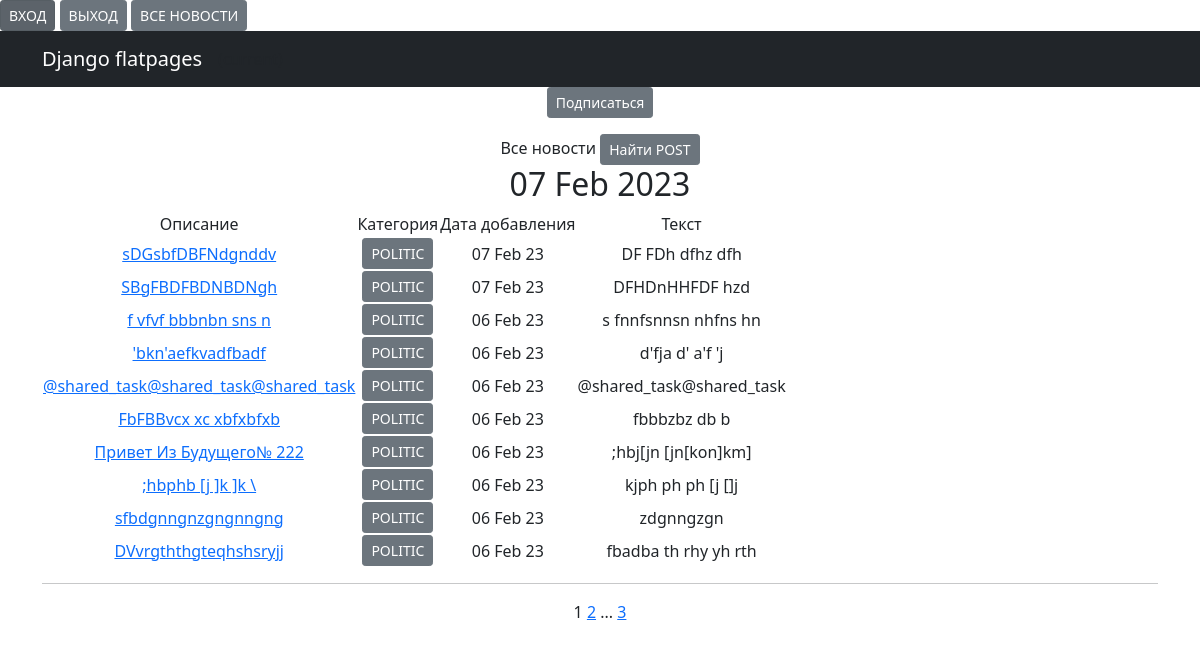
Page /news/categories/2 on the earlier database version.
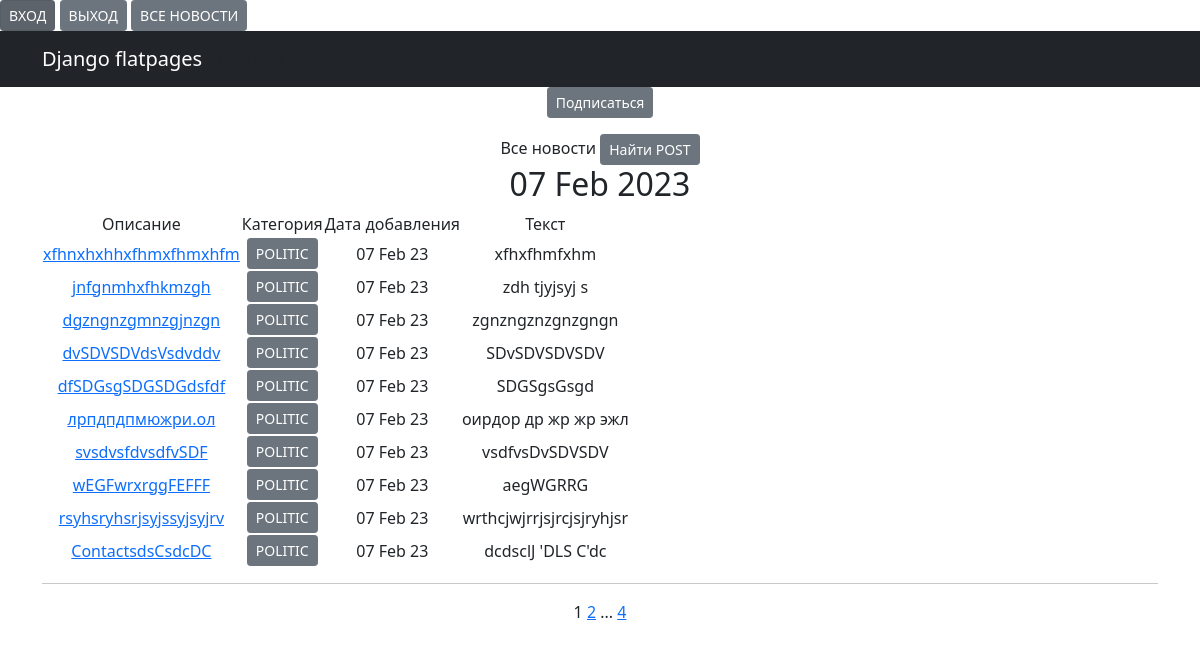
Same page on the later database version.
### news/models.py (models this page shows, shortened)
class Post(models.Model):
    author = models.ForeignKey(Author, on_delete=models.CASCADE, verbose_name="Автор")
    NEWS = "NW"
    ARTICLE = "AT"
    CATEGORY_CHOICES = (
        (NEWS, 'НОВОСТЬ'),
        (ARTICLE, 'СТАТЬЯ'),
    )
    categoryType = models.CharField(max_length=2, choices=CATEGORY_CHOICES, default=ARTICLE,
                                    verbose_name="Категория Публикации")
    dataCreation = models.DateTimeField(auto_now_add=True, verbose_name="Дата публикации")
    category = models.ManyToManyField(Category, through='PostCategory', verbose_name="Тип Поста")
    title = models.CharField(max_length=128, verbose_name="Заголовок")
    text = models.TextField(verbose_name=' ТЕКСТ')
    rating = models.SmallIntegerField(default=0, verbose_name="Рейтинг")
    def __str__(self):
        return f'{self.category, self.categoryType}'

class Category(models.Model):
    name = models.CharField(max_length=64, unique=True)
    subscribers = models.ManyToManyField(User, related_name='categories')
    def __str__(self):
        return f'{self.name}'

### news/views.py (the view)
# urls.py: path('categories/<int:pk>', CategoryListView.as_view(), name='category_list'),
class CategoryListView(NewsList):
    model = Post
    template_name = 'category_list.html'
    context_object_name = 'category_news_list'
    def get_queryset(self):
        self.category = get_object_or_404(Category, id=self.kwargs['pk'])
        queryset = Post.objects.filter(category=self.category).order_by('-dataCreation')
        return queryset
    def get_context_data(self, **kwargs):
        context = super().get_context_data(**kwargs)
        context['is_not_subscriber'] = self.request.user not in self.category.subscribers.all()
        print(f'{context = }')
        context['categories'] = self.category
        return context

### news/templatetags/custom_filters.py (called while the page is built)
@register.filter()
def censor(value):
    ban_words = ['fuck', 'хер']
    if not isinstance(value, str):
        raise TypeError(f"unresolved type'{type(value)}' expected type 'str")
    for word in value.split():
        if word.lower() in ban_words:
            value = value.replace(word, f'{word[0]}{"*"*(len(word)-1)}')
    return value

### news/templatetags/custom_tags.py (called while the page is built)
@register.simple_tag()
def current_time(format_string='%b %d %Y'):
    return datetime.utcnow().strftime(format_string)

### news/views.py (called while the page is built)
    def get_context_data(self, **kwargs):
        context = super().get_context_data(**kwargs)
        context['time_now'] = datetime.utcnow()
        context['next_sale'] = None
        return context

### news/templates/category_list.html (shortened to what this page needs)
{% extends 'flatpages/default.html' %}
{% load custom_filters %}
{% load custom_tags %}
{% block content %}
{% if is_not_subscriber %}
        <p class="text-center"><a href="{% url 'subscribe' categories.id %}"class="btn btn-secondary btn-sm">Подписаться</a></p><a
    {% endif %}
<h1>Все новости</h1>
    {% if category_news_list %}
            <a href="{% url 'search' %}"class="btn btn-secondary btn-sm">Найти POST</a>
        <h2>{% current_time '%d %b %Y' %}</h2>
<table>
    <tr>
        <td>Описание</td>
        <td> Категория</td>
        <td>Дата добавления</td>
        <td>Текст</td>
    <tr>
        {% for new in category_news_list %}
    <tr>
        <td>
            <a href="{% url 'new' new.id %}">{{ new.title|censor }}</a>
        </td>
        <td>
            {% for category in new.category.all %}
                <a href="{% url 'category_list' category.id %}" class="btn btn-secondary btn-sm">{{ category }}</a>
            {% endfor %}
        </td>
        <td>{{ new.dataCreation|date:'d M y ' }}</td>
        <td>{{ new.text|truncatewords:20|censor}}</td>
        <td>
        </td>
        {% endfor %}
</table>
<hr>
    {% else %}
    <h2>Новостей нет!</h2>
    {% endif %}
{{ page_obj.number }}
{% if page_obj.has_next %}
<a href="?page={{ page_obj.next_page_number }}">{{ page_obj.next_page_number }}</a>
{% if paginator.num_pages != page_obj.next_page_number %}
...
<a href="?page={{ page_obj.paginator.num_pages }}">{{ page_obj.paginator.num_pages }}</a>
{% endif %}
{% endif %}
{% endblock content %}

Differences in the rows shown:
no longer on this page (row unchanged): Post: title|censor "sDGsbfDBFNdgnddv", dataCreation "07 Feb 23", text|censor "DF FDh dfhz dfh", Category (name "POLITIC")
no longer on this page (row unchanged): Post: title|censor "SBgFBDFBDNBDNgh", dataCreation "07 Feb 23", text|censor "DFHDnHHFDF hzd", Category (name "POLITIC")
no longer on this page (row unchanged): Post: title|censor "f vfvf bbbnbn sns n", dataCreation "06 Feb 23", text|censor "s fnnfsnnsn nhfns hn", Category (name "POLITIC")
no longer on this page (row unchanged): Post: title|censor "'bkn'aefkvadfbadf", dataCreation "06 Feb 23", text|censor "d'fja d' a'f 'j", Category (name "POLITIC")
no longer on this page (row unchanged): Post: title|censor "@shared_task@shared_task@shared_task", dataCreation "06 Feb 23", text|censor "@shared_task@shared_task", Category (name "POLITIC")
no longer on this page (row unchanged): Post: title|censor "FbFBBvcx xc xbfxbfxb", dataCreation "06 Feb 23", text|censor "fbbbzbz db b", Category (name "POLITIC")
no longer on this page (row unchanged): Post: title|censor "Привет Из Будущего№ 222", dataCreation "06 Feb 23", text|censor ";hbj[jn [jn[kon]km]", Category (name "POLITIC")
no longer on this page (row unchanged): Post: title|censor ";hbphb [j ]k ]k \\", dataCreation "06 Feb 23", text|censor "kjph ph ph [j []j", Category (name "POLITIC")
no longer on this page (row unchanged): Post: title|censor "sfbdgnngnzgngnngng", dataCreation "06 Feb 23", text|censor "zdgnngzgn", Category (name "POLITIC")
no longer on this page (row unchanged): Post: title|censor "DVvrgththgteqhshsryjj", dataCreation "06 Feb 23", text|censor "fbadba th rhy yh rth", Category (name "POLITIC")
added Post: title|censor "xfhnxhxhhxfhmxfhmxhfm", dataCreation "07 Feb 23", text|censor "xfhxfhmfxhm", Category (name "POLITIC")
added Post: title|censor "jnfgnmhxfhkmzgh", dataCreation "07 Feb 23", text|censor "zdh tjyjsyj s", Category (name "POLITIC")
added Post: title|censor "dgzngnzgmnzgjnzgn", dataCreation "07 Feb 23", text|censor "zgnzngznzgnzgngn", Category (name "POLITIC")
added Post: title|censor "dvSDVSDVdsVsdvddv", dataCreation "07 Feb 23", text|censor "SDvSDVSDVSDV", Category (name "POLITIC")
added Post: title|censor "dfSDGsgSDGSDGdsfdf", dataCreation "07 Feb 23", text|censor "SDGSgsGsgd", Category (name "POLITIC")
added Post: title|censor "лрпдпдпмюжри.ол", dataCreation "07 Feb 23", text|censor "оирдор др жр жр эжл", Category (name "POLITIC")
added Post: title|censor "svsdvsfdvsdfvSDF", dataCreation "07 Feb 23", text|censor "vsdfvsDvSDVSDV", Category (name "POLITIC")
added Post: title|censor "wEGFwrxrggFEFFF", dataCreation "07 Feb 23", text|censor "aegWGRRG", Category (name "POLITIC")
added Post: title|censor "rsyhsryhsrjsyjssyjsyjrv", dataCreation "07 Feb 23", text|censor "wrthcjwjrrjsjrcjsjryhjsr", Category (name "POLITIC")
added Post: title|censor "ContactsdsCsdcDC", dataCreation "07 Feb 23", text|censor "dcdsclJ 'DLS C'dc", Category (name "POLITIC")
Other differences:
{{ page_obj.paginator.num_pages }}: "3" → "4"
